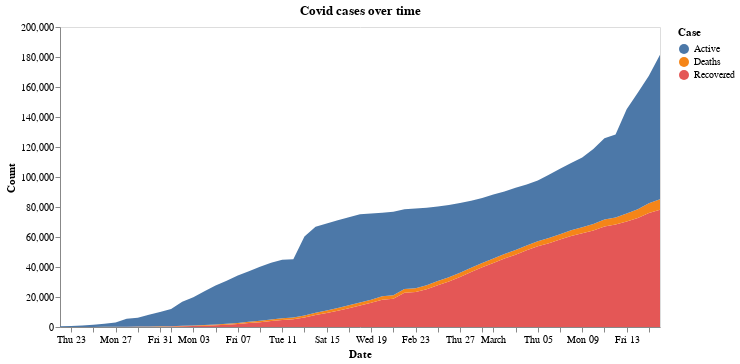

Here is the notebook cell this chart was saved with:
### Markdown cell above
## Case Data over Time

We will use Altair to produce charts of the case data over time. Since we want to show by country, we will create a function in which we can pass the country as a parameter.

### Code cell
def cases_over_time(country=None, province=None):
    title='Covid cases over time'
    base_data = covid_full
    
    if province:
        base_data = base_data[base_data.Province==province]
        title = f'{title} {province}'
        
    if country:
        base_data = base_data[base_data.Country==country]
        title = f'{title} {country}'
        

        
    case_data = base_data.groupby('Date')['Recovered', 'Deaths', 'Active'] \
            .sum().reset_index().melt(id_vars="Date", value_vars=['Recovered', 'Deaths', 'Active'],
                     var_name='Case', value_name='Count')
    
    ## The chart
    chart = alt.Chart(case_data).mark_area().encode(
            x='Date:T',
            y='Count:Q',
            color='Case:N'
        ).properties(
            title=title,
            width=600
            ).configure_axis(
                grid=False
            )
    return chart

cases_over_time()

### Figure 1 — Vega-Lite specification as saved in the notebook (floating-point values rounded to 4 significant figures; data arrays with more than 128 entries replaced by an {"elided": "..."} marker saying what was removed)
{"config": {"view": {"continuousWidth": 400, "continuousHeight": 300}, "axis": {"grid": false}}, "data": {"name": "data-49cbf78c4dcb1bd4c20658f8c6b4d92e"}, "mark": "area", "encoding": {"color": {"type": "nominal", "field": "Case"}, "x": {"type": "temporal", "field": "Date"}, "y": {"type": "quantitative", "field": "Count"}}, "title": "Covid cases over time", "width": 600, "$schema": "https://vega.github.io/schema/vega-lite/v4.0.2.json", "datasets": {"data-49cbf78c4dcb1bd4c20658f8c6b4d92e": {"elided": "165 records"}}}
